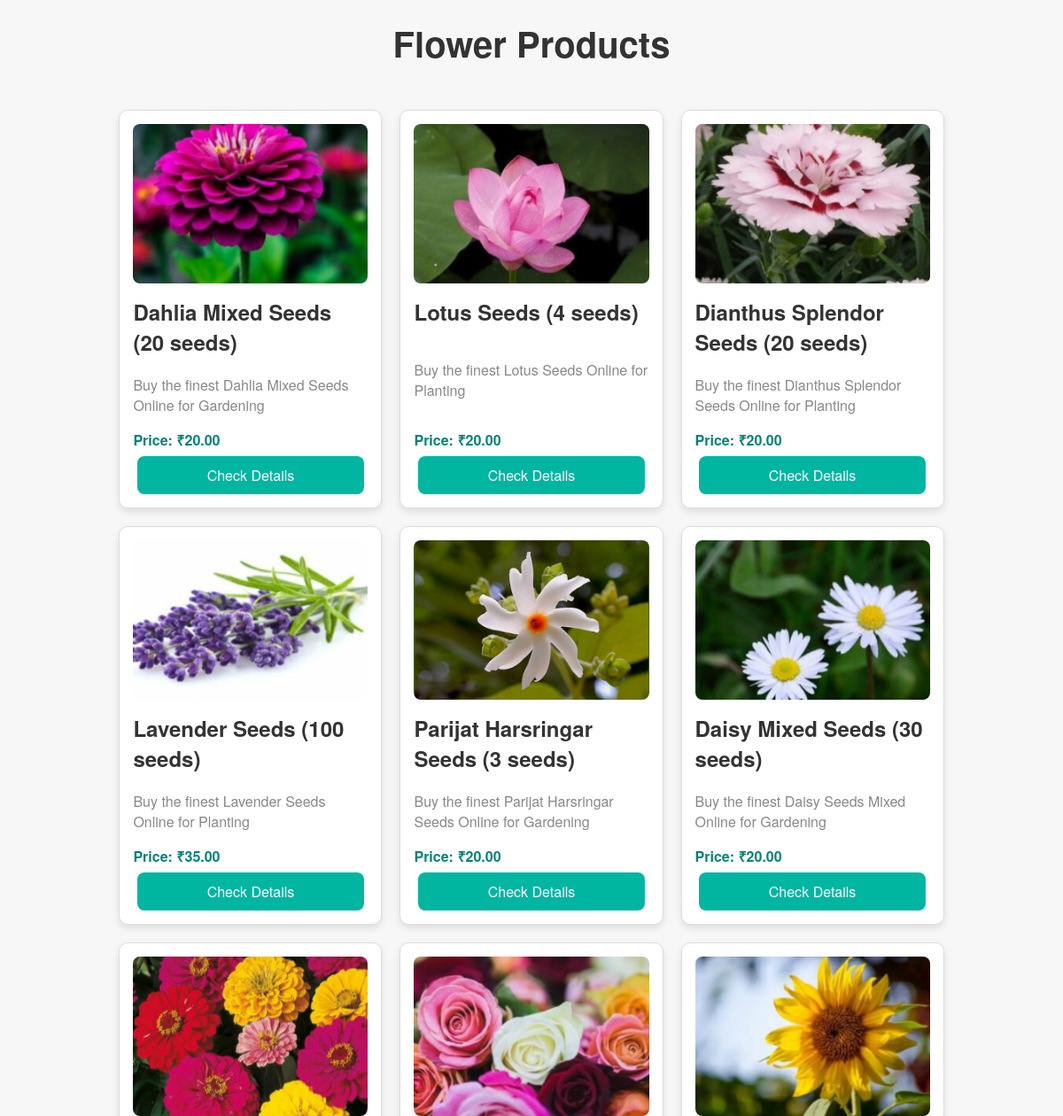
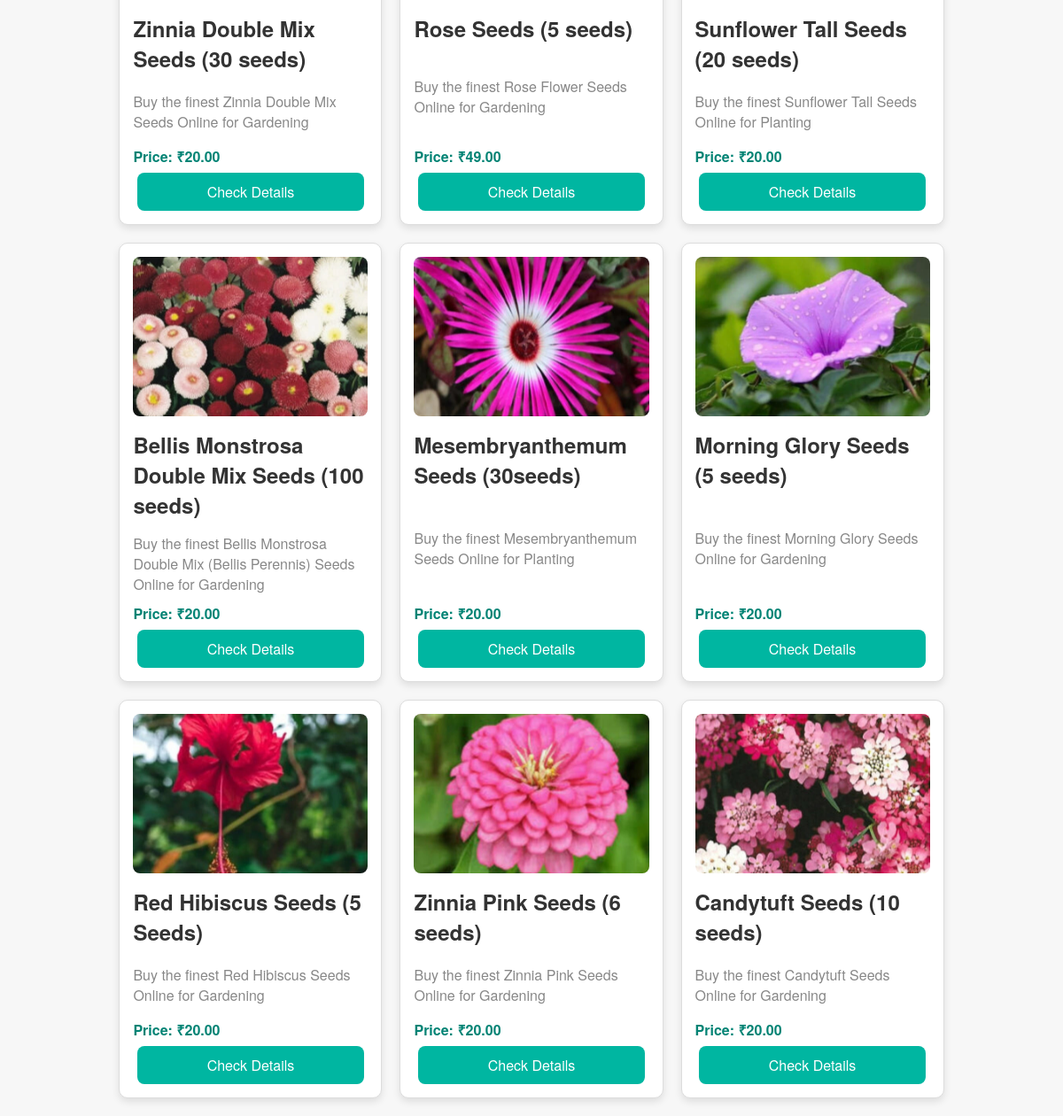
Page /products/category/flowers/ on the committed database (2 pictures, top to bottom).
### products/models.py (models this page shows, shortened)
class Category(models.Model):
    name = models.CharField(max_length=100)
    slug = models.SlugField(unique=True, blank=True)

class Product(models.Model):
    name = models.CharField(max_length=100)
    description = models.TextField()
    price = models.DecimalField(max_digits=10, decimal_places=2)
    quantity = models.IntegerField(default=0)  # Stock quantity of the product
    image = models.ImageField(upload_to='products/')  # Ensure media settings are configured
    available = models.BooleanField(default=True)  # Indicates if the product is available for sale
    category = models.ForeignKey(Category, on_delete=models.CASCADE)  # Link to category
    rating = models.DecimalField(max_digits=3, decimal_places=1, default=0.0)  # New field for rating

### products/views.py (the view)
# urls.py: path('category/<slug:category_slug>/', product_list_by_category, name='product_list_by_category'),
def product_list_by_category(request, category_slug):
    category = get_object_or_404(Category, slug=category_slug)
    products = Product.objects.filter(category=category)
    return render(request, 'category/category_products.html', {
        'category': category,
        'products': products
    })

### products/templates/category/category_products.html (shortened to what this page needs)
{% load static %}
<!DOCTYPE html>
<html lang="en">
<head>
</head>
<body>
    <h1>{{ category.name }} Products</h1>
    <div class="products-container">
        {% for product in products %}
            <div class="product-card">
                <img src="{{ product.image.url }}" alt="{{ product.name }}" class="product-image">
                <div class="product-details">
                    <h2>{{ product.name }}</h2>
                    <p class="product-description">{{ product.description }}</p>
                    <p class="product-price">Price: ₹{{ product.price }}</p>
                    <a class="btn" href="{% url 'product_details' product.pk %}">Check Details</a>
                </div>
            </div>
        {% empty %}
            <p>No products available.</p>
        {% endfor %}
    </div>
</body>
</html>

### products/templates/category/category_products.html (style rules this page uses)
body { font-family: 'Helvetica Neue', Arial, sans-serif; background-color: #f7f7f7; margin: 0; padding: 0; }
h1 { text-align: center; margin-top: 20px; font-size: 2.5rem; color: #333; }
.products-container { display: flex; flex-wrap: wrap; justify-content: center; gap: 20px; padding: 20px; }
.product-card { display: flex; flex-direction: column; border: 1px solid #ddd; padding: 15px; border-radius: 10px; box-shadow: 0 4px 8px rgba(0, 0, 0, 0.1); background-color: #fff; width: calc(27.333% - 20px); box-sizing: border-box; transition: transform 0.3s ease, box-shadow 0.3s ease; position: relative; min-height: 450px; padding-bottom: 60px; }
.product-image { width: 100%; height: 180px; object-fit: cover; border-radius: 8px; margin-bottom: 15px; }
.product-details { display: flex; flex-direction: column; justify-content: space-between; height: 100%; }
.product-details h2 { font-size: 1.5rem; margin: 0 0 10px; color: #333; }
.product-details p { margin: 5px 0; font-size: 1rem; }
.product-description { font-size: 0.9rem; color: #888; }
.product-price { font-size: 1.2rem; font-weight: bold; color: #008374; margin-top: auto; }
.btn { display: block !important; width: 80%; position: absolute !important; bottom: 15px; left: 50%; transform: translateX(-50%); text-align: center; background-color: #00b6a1; color: white; border: none; padding: 10px; border-radius: 8px; cursor: pointer; transition: background-color 0.3s ease; text-decoration: none; }

### rows in the picture
Category: name "Flower"
Product: image (picture), name "Dahlia Mixed Seeds (20 seeds)", description "Buy the finest Dahlia Mixed Seeds Online for Gardening", price "20.00"
Product: image (picture), name "Lotus Seeds (4 seeds)", description "Buy the finest Lotus Seeds Online for Planting", price "20.00"
Product: image (picture), name "Dianthus Splendor Seeds (20 seeds)", description "Buy the finest Dianthus Splendor Seeds Online for Planting", price "20.00"
Product: image (picture), name "Lavender Seeds (100 seeds)", description "Buy the finest Lavender Seeds Online for Planting", price "35.00"
Product: image (picture), name "Parijat Harsringar Seeds (3 seeds)", description "Buy the finest Parijat Harsringar Seeds Online for Gardening", price "20.00"
Product: image (picture), name "Daisy Mixed Seeds (30 seeds)", description "Buy the finest Daisy Seeds Mixed Online for Gardening", price "20.00"
Product: image (picture), name "Zinnia Double Mix Seeds (30 seeds)", description "Buy the finest Zinnia Double Mix Seeds Online for Gardening", price "20.00"
Product: image (picture), name "Rose Seeds (5 seeds)", description "Buy the finest Rose Flower Seeds Online for Gardening", price "49.00"
Product: image (picture), name "Sunflower Tall Seeds (20 seeds)", description "Buy the finest Sunflower Tall Seeds Online for Planting", price "20.00"
Product: image (picture), name "Bellis Monstrosa Double Mix Seeds (100 seeds)", description "Buy the finest Bellis Monstrosa Double Mix (Bellis Perennis) Seeds Online for Gardening", price "20.00"
Product: image (picture), name "Mesembryanthemum Seeds (30seeds)", description "Buy the finest Mesembryanthemum Seeds Online for Planting", price "20.00"
Product: image (picture), name "Morning Glory Seeds (5 seeds)", description "Buy the finest Morning Glory Seeds Online for Gardening", price "20.00"
Product: image (picture), name "Red Hibiscus Seeds (5 Seeds)", description "Buy the finest Red Hibiscus Seeds Online for Gardening", price "20.00"
Product: image (picture), name "Zinnia Pink Seeds (6 seeds)", description "Buy the finest Zinnia Pink Seeds Online for Gardening", price "20.00"
Product: image (picture), name "Candytuft Seeds (10 seeds)", description "Buy the finest Candytuft Seeds Online for Gardening", price "20.00"
